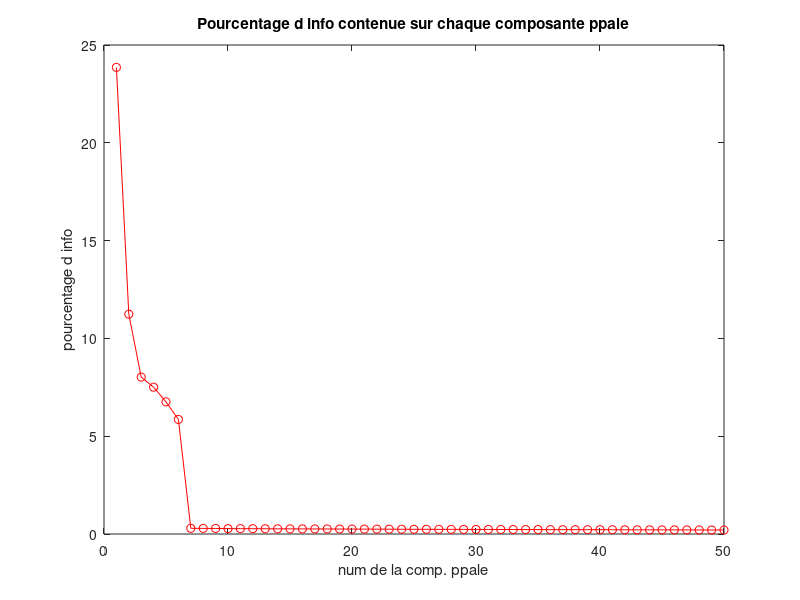

MATLAB code to generate this figure: (Note: this script raises an error after producing the figure.)
clear variables
close all;
clc;


% chargement du jeu de donn�es
load('dataset.mat')

%% Utilisation de l'ACP pour detecter deux classes

 
%%%%%%%%%%%%%%%%%%%%%%%%%%%%%%%%%%%%%%%%%%%%%%%%%%%%%%%%%%%%%%%%%%%%%%%%%%%
% CALCULER LA MATRICE DE VARIANCE/COVARIANCE DU TABLEAU DES DONNEES X, ET
% LES AXES PRINCIPAUX. REORDONNER CES AXES PAR ORDRE DECROISSANT DU
% CONTRASTE QU'ILS FOURNISSENT.
% CALCULER LA MATRICE C DE L'ECHANTILLON DANS CE NOUVEAU REPERE.
%%%%%%%%%%%%%%%%%%%%%%%%%%%%%%%%%%%%%%%%%%%%%%%%%%%%%%%%%%%%%%%%%%%%%%%%%%%
x_mean = mean(X);
Xc = X - x_mean;
m = size(Xc,1);

Sigma = (Xc'*Xc)/m;
[W,D] = eig(Sigma);
[vp,ind] = sort(diag(D),'descend');
W = W(:,ind);
C = Xc*W;

trace = sum(vp);
info = vp./trace;
figure(1), clf
plot(info(1:50)*100,'r-o')
title('Pourcentage d info contenue sur chaque composante ppale')
xlabel('num de la comp. ppale');ylabel('pourcentage d info');

% Cette figure nous permet de voir que on a besoin de 06 composantes
% principales pour l'ACP
nb_composantes = 7;
prct = sum(vp(1:nb_composantes+1))*100/trace;

disp(prct + "% de l'information est disponible avec les " + nb_composantes + " premieres composantes ")
%plot3(C(:,1),C(:,2),C(:,3),'b*','linewidth',3)
z = kmeans(C,nb_composantes);
taille = zeros(1,nb_composantes);
figure(2),clf
for k=1 : nb_composantes
    plot3(C(z==k,1),C(z==k,2),C(z==k,3),'o','linewidth',3); hold on;
end
 
figure(3),clf
for k=1 : nb_composantes
    plot3(C(z==k,4),C(z==k,5),C(z==k,6),'o','linewidth',3); hold on;   
end
 
 
 
 
 
 
 
 
 
 
 
 
 
 
 
 
 